Frame 1 (no input): blank canvas, image omitted
Frame 60 (no input): blank canvas, image omitted
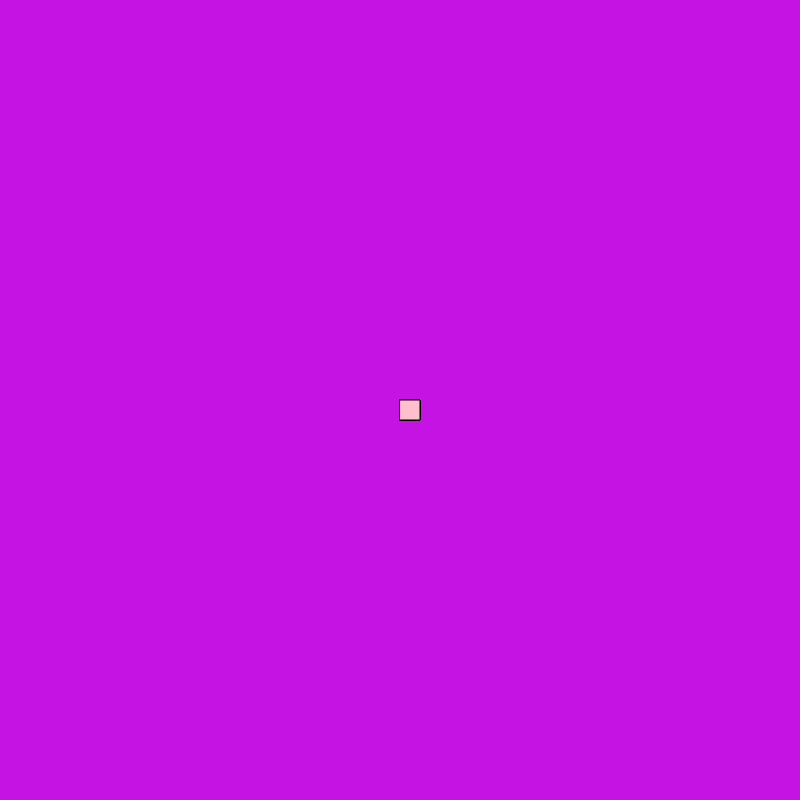
Frame 120 (the mouse pressed at the canvas centre since frame 60)

The p5.js sketch whose frames 1 and 60 were blank and that drew this single picture after the mouse press (run headless with seeded random() and noise() and a simulated clock; from frame 60 on, the mouse is pressed at the canvas centre):

// p5.js sketch
// ── sketch.js
function setup() {
    createCanvas(800, 800);
    background("#C513E4");
  }
  
  function draw() {
    stroke("black");
    fill("pink");
    
    // console.log(mouseIsPressed);
    
    if (mouseIsPressed) {
    rect(mouseX, mouseY, 20, 20)
    }
      }
